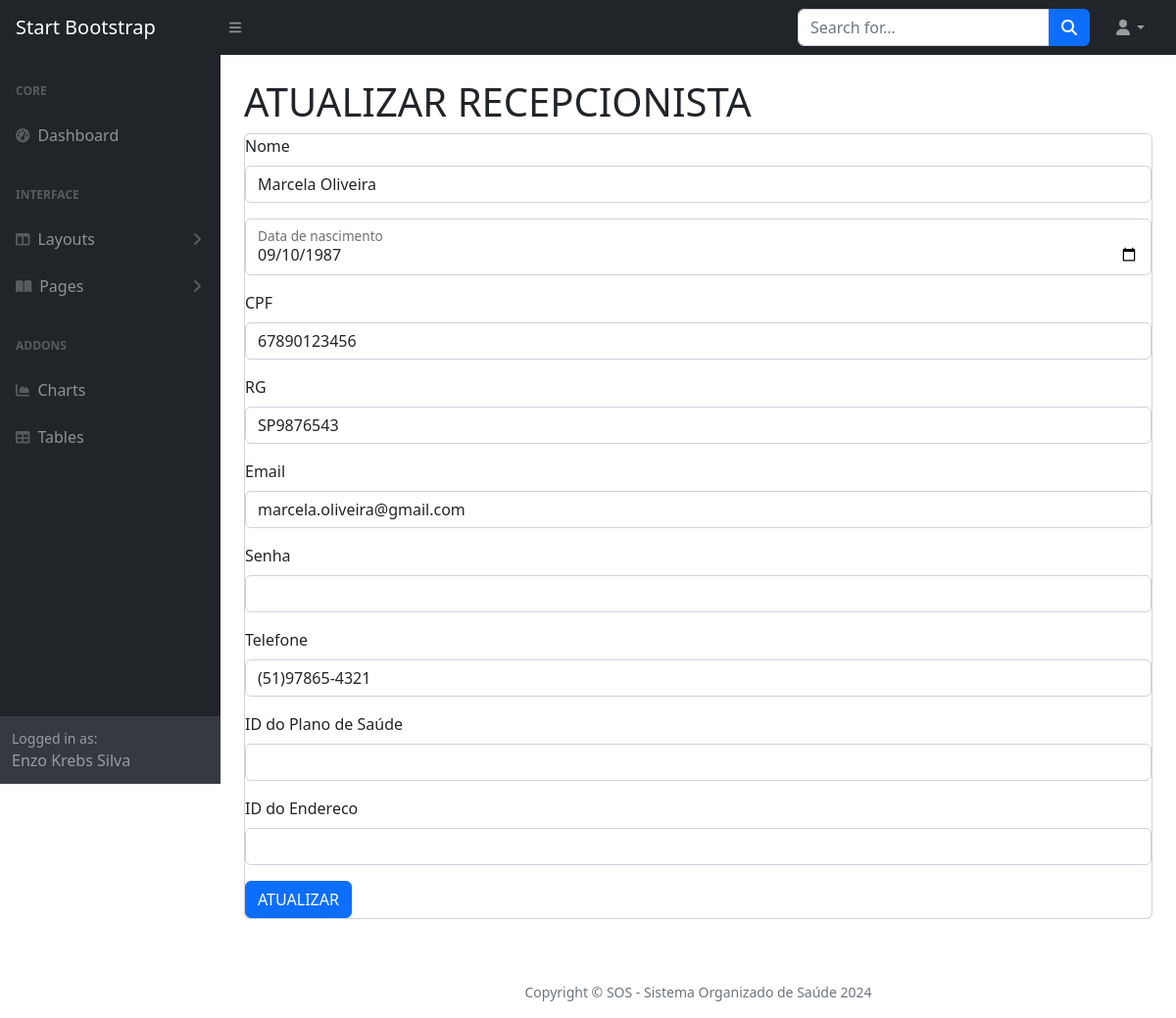
The page /atualiza_paciente_maior.php?id=7 (signed in) on the database its author committed.
### tables this page shows
CREATE TABLE `recepcionistas` (
  `email` varchar(100) DEFAULT NULL,
  `senha` varchar(255) NOT NULL,
  `CPF` varchar(14) DEFAULT NULL,
  `telefone` varchar(15) DEFAULT NULL,
  `nome` varchar(255) DEFAULT NULL,
  `RG` varchar(12) DEFAULT NULL,
  `nascimento` date DEFAULT NULL,
  `IDRecepcionista` int(11) NOT NULL
);

### atualiza_paciente_maior.php (the view, shortened to what this page needs)
<?php
    include 'conecta.php';
    include 'menu.php';
    $id = $_GET['id'];
    $sql = "SELECT * FROM recepcionistas WHERE IDRecepcionista = '$id'";
    $consulta = $conexao->query($sql);
    $dados = $consulta->fetch_assoc();
?>
            <div id="layoutSidenav_content">
                <main>
                    <div class="container-fluid px-4">
                        <h1 class="mt-4">ATUALIZAR RECEPCIONISTA</h1>
                        <div class="card mb-4">
                            <form action="processa_atualiza_recepcionista.php?id=<?php echo $id; ?>" method="POST">
                                <div class="mb-3">
                                    <label class="form-label">Nome</label>
                                    <input name="nome_novo" type="text" class="form-control" value="<?php echo $dados['nome']; ?>">
                                </div>
                                <div class="row mb-3">
                                    <div>
                                        <div class="form-floating mb-3 mb-md-0">
                                            <input class="form-control" name="nascimento" value="<?php echo $dados['nascimento']; ?>" type="date" />
                                            <label for="txtNascimento">Data de nascimento</label>
                                        </div>
                                    </div>
                                </div>
                                <div class="mb-3">
                                    <label class="form-label">CPF</label>
                                    <input name="CPF_novo" type="text" class="form-control" value="<?php echo $dados['CPF']; ?>">
                                </div>
                                <div class="mb-3">
                                    <label class="form-label">RG</label>
                                    <input name="RG_novo" type="text" class="form-control" value="<?php echo $dados['RG']; ?>">
                                </div>
                                <div class="mb-3">
                                    <label class="form-label">Email</label>
                                    <input name="email_novo" type="email" class="form-control" value="<?php echo $dados['email']; ?>">
                                </div>
                                <div class="mb-3">
                                    <label class="form-label">Senha</label>
                                    <input name="senha_nova" type="senha" class="form-control" value="<?php echo $dados['senha']; ?>">
                                </div>
                                <div class="mb-3">
                                    <label class="form-label">Telefone</label>
                                    <input name="telefone_novo" type="text" class="form-control" value="<?php echo $dados['telefone']; ?>">
                                </div>
                                <div class="mb-3">
                                    <label class="form-label">ID do Plano de Saúde</label>
                                    <input name="IDPlanoSaude_novo" type="text" class="form-control" value="<?php echo $dados['IDPlanoSaude']; ?>">
                                </div>
                                <div class="mb-3">
                                    <label class="form-label">ID do Endereco</label>
                                    <input name="IDEndereco_novo" type="text" class="form-control" value="<?php echo $dados['IDEndereco']; ?>">
                                </div>
                                <button type="submit" class="btn btn-primary">ATUALIZAR</button>
                            </form>
                        </div>
                    </div>
                </main>
                <footer class="footer text-center p-3 mt-4">
                    <p class="text-muted small mb-0">Copyright &copy; SOS - Sistema Organizado de Saúde 2024</p>
                </footer>
            </div>
        </div>
    </body>
</html>

### rows shown on the page
recepcionistas: nome_novo "Marcela Oliveira", nascimento "09/10/1987", CPF_novo "67890123456", RG_novo "SP9876543", email_novo "marcela.oliveira@gmail.com", telefone_novo "(51)97865-4321"

### other values the page prints
$_SESSION['nome'] "Enzo Krebs Silva"
